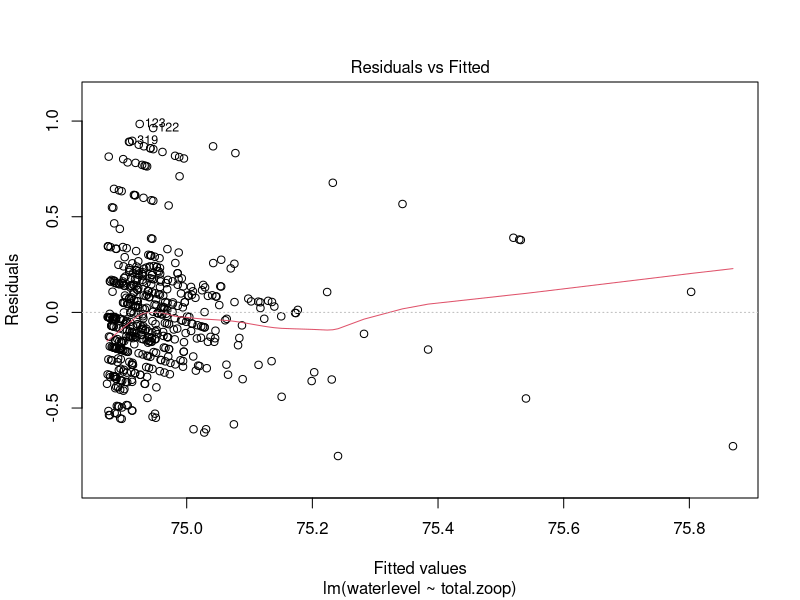
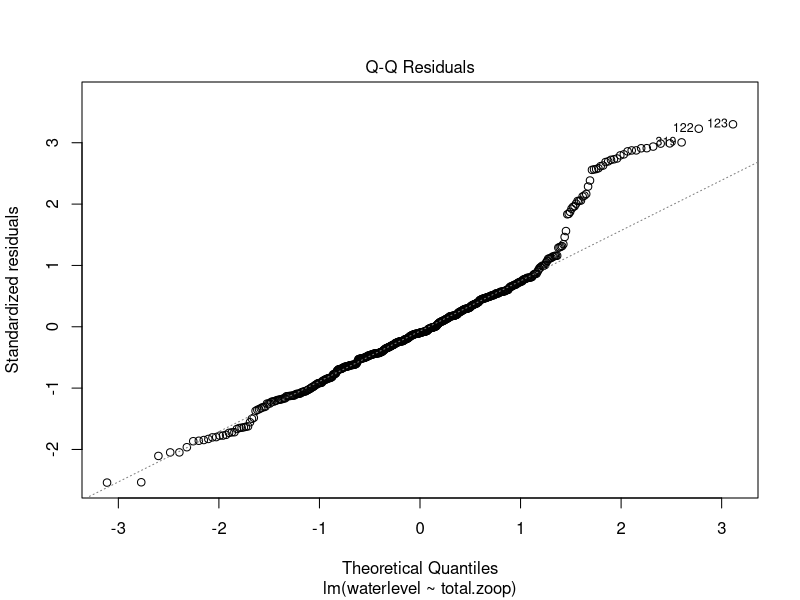
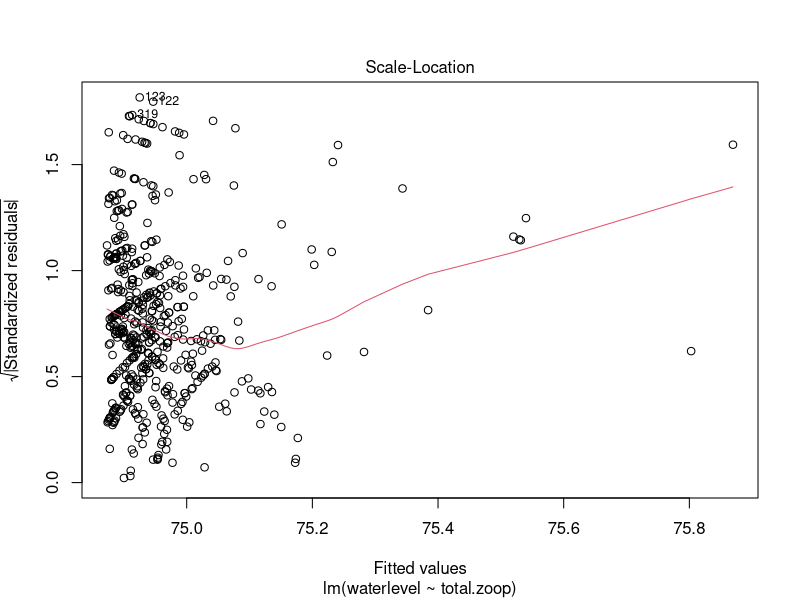
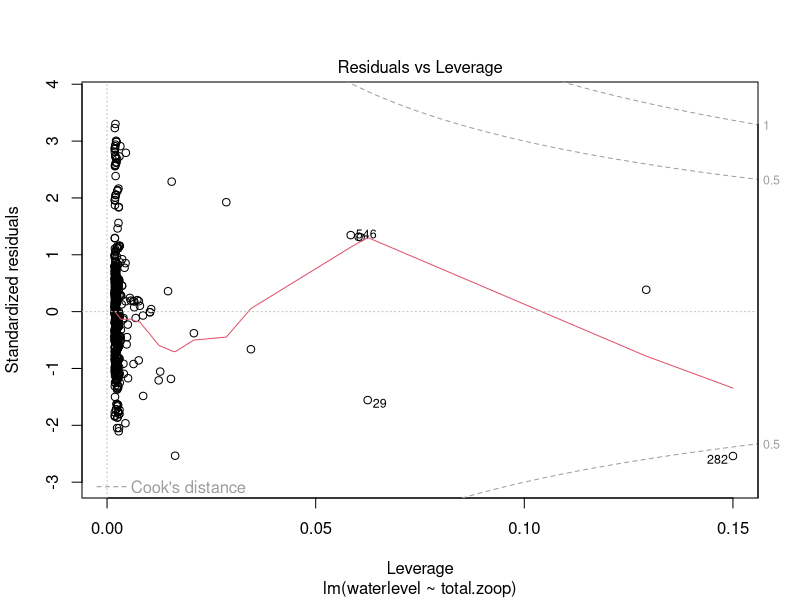
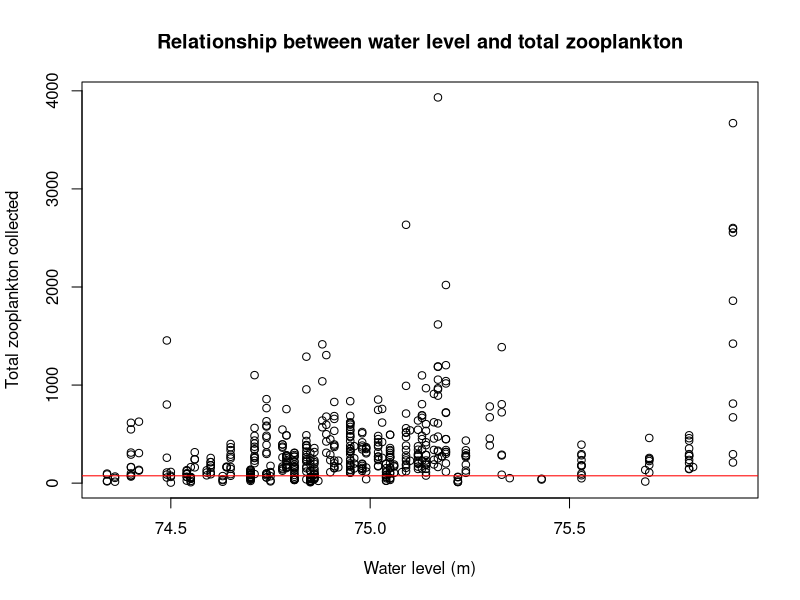

Generate these figures, in order, with R:
## ---- chunk 1
knitr::opts_chunk$set(echo = TRUE)
## ---- chunk 2
#install.packages("readxl")
library("readxl")
# xlsx files
ham<- read_excel("ind dates flat all parameters Hamilton only FOR Kim.xlsx")
na.omit(ham)
## ---- chunk 3
# changing the column name to one that is easier to use
colnames(ham)[colnames(ham) == 'water level'] <- 'waterlevel'
# running the linear regression of water level and total zooplankton
waterlzoo.lm<- lm(waterlevel~total.zoop, ham)
# getting the results using the summary() function
summary(waterlzoo.lm)
## ---- chunk 4
# plotting diagnostic plots
plot(waterlzoo.lm)
## ---- chunk 5
# create a plot with water level and total zooplankton
# use xlab(), ylab() and main() to put titles on the plot
plot(ham$waterlevel, ham$total.zoop, xlab="Water level (m)", ylab="Total zooplankton collected", main="Relationship between water level and total zooplankton")
# add regression line to the plot using the abline() function
abline(waterlzoo.lm, col="red")
